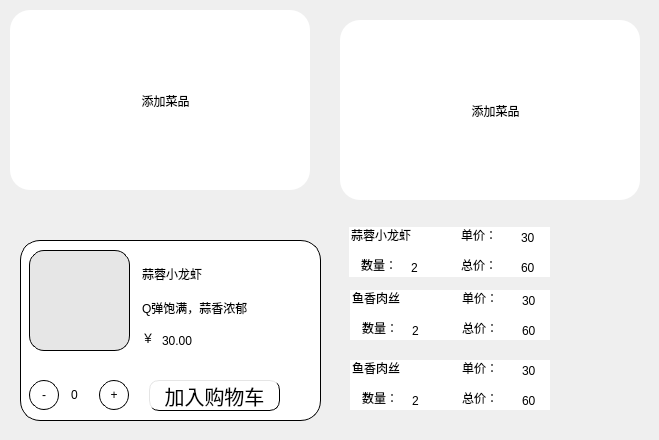
    <widget class="QWidget" name="page_11">
     <widget class="QWidget" name="widget_tianjia" native="true">
      <property name="geometry">
       <rect>
        <x>0</x>
        <y>0</y>
        <width>320</width>
        <height>200</height>
       </rect>
      </property>
      <widget class="QWidget" name="widget_16" native="true">
       <property name="geometry">
        <rect>
         <x>10</x>
         <y>10</y>
         <width>300</width>
         <height>180</height>
        </rect>
       </property>
       <property name="styleSheet">
        <string notr="true">background-color: rgb(255, 255, 255);
border-radius:20px;</string>
       </property>
       <widget class="QPushButton" name="pushButton_2">
        <property name="geometry">
         <rect>
          <x>80</x>
          <y>60</y>
          <width>151</width>
          <height>61</height>
         </rect>
        </property>
        <property name="text">
         <string>添加菜品</string>
        </property>
       </widget>
      </widget>
     </widget>
     <widget class="QWidget" name="widget_main1_2" native="true">
      <property name="geometry">
       <rect>
        <x>10</x>
        <y>230</y>
        <width>321</width>
        <height>201</height>
       </rect>
      </property>
      <widget class="QWidget" name="widget_xia_4" native="true">
       <property name="geometry">
        <rect>
         <x>10</x>
         <y>10</y>
         <width>301</width>
         <height>181</height>
        </rect>
       </property>
       <property name="styleSheet">
        <string notr="true">QWidget{
	background-color: rgb(255, 255, 255);
	border-radius:20px;
	border:1px solid black;
}

QWidget:hover{
	border-radius:20px;
	border:1px solid blue;
}
QToolButton{

	border-radius:15px;
}
QPushButton:hover{
	background-color: rgb(0, 170, 255);
}
QToolButton:hover{
	color: rgb(0, 170, 255);
}</string>
       </property>
       <widget class="QToolButton" name="new_jia">
        <property name="geometry">
         <rect>
          <x>79</x>
          <y>140</y>
          <width>30</width>
          <height>30</height>
         </rect>
        </property>
        <property name="styleSheet">
         <string notr="true"/>
        </property>
        <property name="text">
         <string>+</string>
        </property>
       </widget>
       <widget class="QLineEdit" name="new_text">
        <property name="geometry">
         <rect>
          <x>120</x>
          <y>60</y>
          <width>174</width>
          <height>22</height>
         </rect>
        </property>
        <property name="styleSheet">
         <string notr="true">QLineEdit{
	border:none;
	font:20px &quot;楷体&quot;;
}</string>
        </property>
        <property name="text">
         <string>Q弹饱满，蒜香浓郁</string>
        </property>
        <property name="readOnly">
         <bool>true</bool>
        </property>
       </widget>
       <widget class="QLabel" name="new_picture">
        <property name="geometry">
         <rect>
          <x>9</x>
          <y>10</y>
          <width>101</width>
          <height>101</height>
         </rect>
        </property>
        <property name="styleSheet">
         <string notr="true">QLabel{
	background-color: ;
	background-color: rgb(230, 230, 230);
	border-radius:15px;
}
</string>
        </property>
        <property name="text">
         <string/>
        </property>
        <property name="pixmap">
         <pixmap resource="images.qrc">:/xia.png</pixmap>
        </property>
        <property name="scaledContents">
         <bool>true</bool>
        </property>
       </widget>
       <widget class="QLineEdit" name="new_num">
        <property name="geometry">
         <rect>
          <x>49</x>
          <y>140</y>
          <width>21</width>
          <height>30</height>
         </rect>
        </property>
        <property name="styleSheet">
         <string notr="true">QLineEdit {

	border:none;
}</string>
        </property>
        <property name="text">
         <string>0</string>
        </property>
       </widget>
       <widget class="QPushButton" name="xia_bt_2">
        <property name="geometry">
         <rect>
          <x>129</x>
          <y>140</y>
          <width>131</width>
          <height>31</height>
         </rect>
        </property>
        <property name="styleSheet">
         <string notr="true">QPushButton{
	border-radius:10px;
	font:20px;
	border-left:1px solid rgb(229,229,229);
	border-top:1px solid rgb(229,229,229);
	
}</string>
        </property>
        <property name="text">
         <string>加入购物车</string>
        </property>
       </widget>
       <widget class="QToolButton" name="new_jian">
        <property name="geometry">
         <rect>
          <x>9</x>
          <y>140</y>
          <width>30</width>
          <height>30</height>
         </rect>
        </property>
        <property name="text">
         <string>-</string>
        </property>
       </widget>
       <widget class="QLineEdit" name="new_name">
        <property name="geometry">
         <rect>
          <x>120</x>
          <y>20</y>
          <width>179</width>
          <height>34</height>
         </rect>
        </property>
        <property name="styleSheet">
         <string notr="true">QLineEdit{
	border:none;
	font:30px &quot;楷体&quot;;
}</string>
        </property>
        <property name="text">
         <string>蒜蓉小龙虾</string>
        </property>
        <property name="readOnly">
         <bool>true</bool>
        </property>
       </widget>
       <widget class="QLineEdit" name="new_piece">
        <property name="geometry">
         <rect>
          <x>140</x>
          <y>90</y>
          <width>81</width>
          <height>22</height>
         </rect>
        </property>
        <property name="styleSheet">
         <string notr="true">QLineEdit{
	border:none;
	font:20px &quot;楷体&quot;;
}</string>
        </property>
        <property name="text">
         <string>30.00</string>
        </property>
        <property name="readOnly">
         <bool>true</bool>
        </property>
       </widget>
       <widget class="QLineEdit" name="new_piece_2">
        <property name="geometry">
         <rect>
          <x>120</x>
          <y>90</y>
          <width>21</width>
          <height>22</height>
         </rect>
        </property>
        <property name="styleSheet">
         <string notr="true">QLineEdit{
	border:none;
	font:20px &quot;楷体&quot;;
}</string>
        </property>
        <property name="text">
         <string>￥</string>
        </property>
        <property name="readOnly">
         <bool>true</bool>
        </property>
       </widget>
      </widget>
     </widget>
     <widget class="QWidget" name="widget_tianjia_2" native="true">
      <property name="geometry">
       <rect>
        <x>330</x>
        <y>10</y>
        <width>320</width>
        <height>200</height>
       </rect>
      </property>
      <widget class="QWidget" name="widget_17" native="true">
       <property name="geometry">
        <rect>
         <x>10</x>
         <y>10</y>
         <width>300</width>
         <height>180</height>
        </rect>
       </property>
       <property name="styleSheet">
        <string notr="true">background-color: rgb(255, 255, 255);
border-radius:20px;</string>
       </property>
       <widget class="QPushButton" name="pushButton_3">
        <property name="geometry">
         <rect>
          <x>80</x>
          <y>60</y>
          <width>151</width>
          <height>61</height>
         </rect>
        </property>
        <property name="text">
         <string>添加菜品</string>
        </property>
       </widget>
      </widget>
     </widget>
     <widget class="QWidget" name="order1" native="true">
      <property name="geometry">
       <rect>
        <x>349</x>
        <y>227</y>
        <width>201</width>
        <height>50</height>
       </rect>
      </property>
      <property name="styleSheet">
       <string notr="true">background-color: rgb(255, 255, 255);</string>
      </property>
      <widget class="QLineEdit" name="order1_name">
       <property name="geometry">
        <rect>
         <x>0</x>
         <y>0</y>
         <width>101</width>
         <height>21</height>
        </rect>
       </property>
       <property name="styleSheet">
        <string notr="true">border:none;</string>
       </property>
       <property name="text">
        <string>蒜蓉小龙虾</string>
       </property>
      </widget>
      <widget class="QLineEdit" name="lineEdit_40">
       <property name="geometry">
        <rect>
         <x>110</x>
         <y>0</y>
         <width>61</width>
         <height>21</height>
        </rect>
       </property>
       <property name="styleSheet">
        <string notr="true">border:none;</string>
       </property>
       <property name="text">
        <string>单价：</string>
       </property>
      </widget>
      <widget class="QLineEdit" name="order1_piece">
       <property name="geometry">
        <rect>
         <x>170</x>
         <y>0</y>
         <width>61</width>
         <height>21</height>
        </rect>
       </property>
       <property name="styleSheet">
        <string notr="true">border:none;</string>
       </property>
       <property name="text">
        <string>30</string>
       </property>
      </widget>
      <widget class="QLineEdit" name="lineEdit_42">
       <property name="geometry">
        <rect>
         <x>10</x>
         <y>30</y>
         <width>61</width>
         <height>21</height>
        </rect>
       </property>
       <property name="styleSheet">
        <string notr="true">border:none;</string>
       </property>
       <property name="text">
        <string>数量：</string>
       </property>
      </widget>
      <widget class="QLineEdit" name="lineEdit_43">
       <property name="geometry">
        <rect>
         <x>110</x>
         <y>30</y>
         <width>61</width>
         <height>21</height>
        </rect>
       </property>
       <property name="styleSheet">
        <string notr="true">border:none;</string>
       </property>
       <property name="text">
        <string>总价：</string>
       </property>
      </widget>
      <widget class="QLineEdit" name="order1_num">
       <property name="geometry">
        <rect>
         <x>60</x>
         <y>30</y>
         <width>21</width>
         <height>21</height>
        </rect>
       </property>
       <property name="styleSheet">
        <string notr="true">border:none;</string>
       </property>
       <property name="text">
        <string>2</string>
       </property>
      </widget>
      <widget class="QLineEdit" name="order1_sum">
       <property name="geometry">
        <rect>
         <x>170</x>
         <y>30</y>
         <width>61</width>
         <height>21</height>
        </rect>
       </property>
       <property name="styleSheet">
        <string notr="true">border:none;</string>
       </property>
       <property name="text">
        <string>60</string>
       </property>
      </widget>
     </widget>
     <widget class="QWidget" name="order2" native="true">
      <property name="geometry">
       <rect>
        <x>350</x>
        <y>290</y>
        <width>200</width>
        <height>50</height>
       </rect>
      </property>
      <property name="styleSheet">
       <string notr="true">background-color: rgb(255, 255, 255);</string>
      </property>
      <widget class="QLineEdit" name="order2_name">
       <property name="geometry">
        <rect>
         <x>0</x>
         <y>0</y>
         <width>101</width>
         <height>21</height>
        </rect>
       </property>
       <property name="styleSheet">
        <string notr="true">border:none;</string>
       </property>
       <property name="text">
        <string>鱼香肉丝</string>
       </property>
      </widget>
      <widget class="QLineEdit" name="lineEdit_47">
       <property name="geometry">
        <rect>
         <x>110</x>
         <y>0</y>
         <width>61</width>
         <height>21</height>
        </rect>
       </property>
       <property name="styleSheet">
        <string notr="true">border:none;</string>
       </property>
       <property name="text">
        <string>单价：</string>
       </property>
      </widget>
      <widget class="QLineEdit" name="order2_piece">
       <property name="geometry">
        <rect>
         <x>170</x>
         <y>0</y>
         <width>61</width>
         <height>21</height>
        </rect>
       </property>
       <property name="styleSheet">
        <string notr="true">border:none;</string>
       </property>
       <property name="text">
        <string>30</string>
       </property>
      </widget>
      <widget class="QLineEdit" name="lineEdit_49">
       <property name="geometry">
        <rect>
         <x>10</x>
         <y>30</y>
         <width>61</width>
         <height>21</height>
        </rect>
       </property>
       <property name="styleSheet">
        <string notr="true">border:none;</string>
       </property>
       <property name="text">
        <string>数量：</string>
       </property>
      </widget>
      <widget class="QLineEdit" name="lineEdit_50">
       <property name="geometry">
        <rect>
         <x>110</x>
         <y>30</y>
         <width>61</width>
         <height>21</height>
        </rect>
       </property>
       <property name="styleSheet">
        <string notr="true">border:none;</string>
       </property>
       <property name="text">
        <string>总价：</string>
       </property>
      </widget>
      <widget class="QLineEdit" name="order2_num">
       <property name="geometry">
        <rect>
         <x>60</x>
         <y>30</y>
         <width>21</width>
         <height>21</height>
        </rect>
       </property>
       <property name="styleSheet">
        <string notr="true">border:none;</string>
       </property>
       <property name="text">
        <string>2</string>
       </property>
      </widget>
      <widget class="QLineEdit" name="order2_sum">
       <property name="geometry">
        <rect>
         <x>170</x>
         <y>30</y>
         <width>61</width>
         <height>21</height>
        </rect>
       </property>
       <property name="styleSheet">
        <string notr="true">border:none;</string>
       </property>
       <property name="text">
        <string>60</string>
       </property>
      </widget>
     </widget>
     <widget class="QWidget" name="order3" native="true">
      <property name="geometry">
       <rect>
        <x>350</x>
        <y>360</y>
        <width>200</width>
        <height>50</height>
       </rect>
      </property>
      <property name="styleSheet">
       <string notr="true">background-color: rgb(255, 255, 255);</string>
      </property>
      <widget class="QLineEdit" name="order3_name">
       <property name="geometry">
        <rect>
         <x>0</x>
         <y>0</y>
         <width>101</width>
         <height>21</height>
        </rect>
       </property>
       <property name="styleSheet">
        <string notr="true">border:none;</string>
       </property>
       <property name="text">
        <string>鱼香肉丝</string>
       </property>
      </widget>
      <widget class="QLineEdit" name="lineEdit_54">
       <property name="geometry">
        <rect>
         <x>110</x>
         <y>0</y>
         <width>61</width>
         <height>21</height>
        </rect>
       </property>
       <property name="styleSheet">
        <string notr="true">border:none;</string>
       </property>
       <property name="text">
        <string>单价：</string>
       </property>
      </widget>
      <widget class="QLineEdit" name="order3_piece">
       <property name="geometry">
        <rect>
         <x>170</x>
         <y>0</y>
         <width>61</width>
         <height>21</height>
        </rect>
       </property>
       <property name="styleSheet">
        <string notr="true">border:none;</string>
       </property>
       <property name="text">
        <string>30</string>
       </property>
      </widget>
      <widget class="QLineEdit" name="lineEdit_56">
       <property name="geometry">
        <rect>
         <x>10</x>
         <y>30</y>
         <width>61</width>
         <height>21</height>
        </rect>
       </property>
       <property name="styleSheet">
        <string notr="true">border:none;</string>
       </property>
       <property name="text">
        <string>数量：</string>
       </property>
      </widget>
      <widget class="QLineEdit" name="lineEdit_57">
       <property name="geometry">
        <rect>
         <x>110</x>
         <y>30</y>
         <width>61</width>
         <height>21</height>
        </rect>
       </property>
       <property name="styleSheet">
        <string notr="true">border:none;</string>
       </property>
       <property name="text">
        <string>总价：</string>
       </property>
      </widget>
      <widget class="QLineEdit" name="order3_num">
       <property name="geometry">
        <rect>
         <x>60</x>
         <y>30</y>
         <width>21</width>
         <height>21</height>
        </rect>
       </property>
       <property name="styleSheet">
        <string notr="true">border:none;</string>
       </property>
       <property name="text">
        <string>2</string>
       </property>
      </widget>
      <widget class="QLineEdit" name="order3_sum">
       <property name="geometry">
        <rect>
         <x>170</x>
         <y>30</y>
         <width>61</width>
         <height>21</height>
        </rect>
       </property>
       <property name="styleSheet">
        <string notr="true">border:none;</string>
       </property>
       <property name="text">
        <string>60</string>
       </property>
      </widget>
     </widget>
    </widget>
